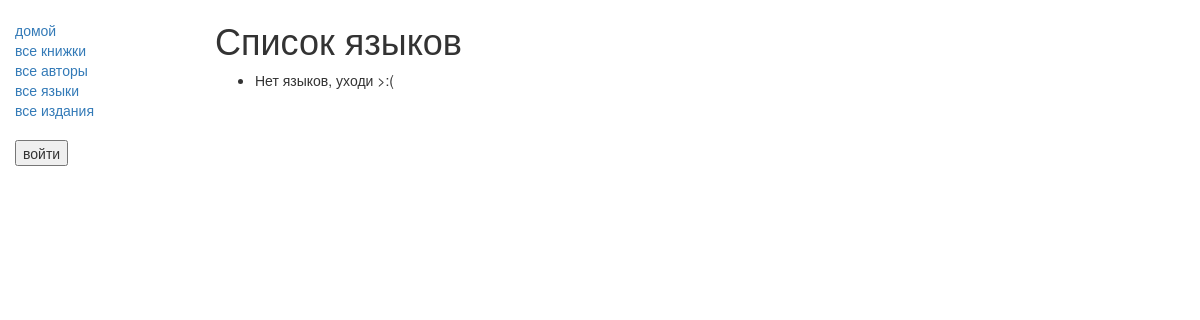
Before: /catalog/language/ with the older database file.
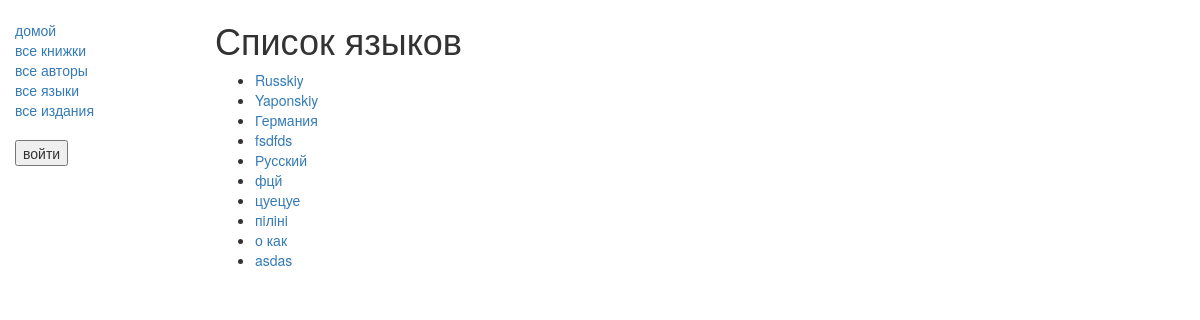
After: the same page with the newer database file.
### catalog/models.py (models this page shows)
class Language(models.Model):
    name = models.CharField(max_length=200,
                            unique=True,
                            help_text="Enter the book's natural language (e.g. English, French, Japanese etc.)")
    def get_absolute_url(self):
        return reverse('language-detail', args=[str(self.id)])
    def __str__(self):
        return self.name

### catalog/views.py (the view)
# urls.py: path('language/', views.LanguageListView.as_view(), name='languages'),
class LanguageListView(generic.ListView):
    model = Language

### catalog/templates/catalog/language_list.html
{% extends "base_generic.html" %}
{% block content %}
<h1>Список языков</h1>
<ul>
  {% for language in language_list %}
  <li>
    <a href="{{ language.get_absolute_url }}">{{ language }}</a>
  </li>
  {% empty %}
  <li>Нет языков, уходи >:(</li>
  {% endfor %}
</ul>
{% endblock %}

Changed rows visible on the page:
added Language: name "Russkiy"
added Language: name "Yaponskiy"
added Language: name "Германия"
added Language: name "fsdfds"
added Language: name "Русский"
added Language: name "фцй"
added Language: name "цуецуе"
added Language: name "пiлiнi"
added Language: name "о как"
added Language: name "asdas"
Other visible differences:
text no longer shown: "Нет языков, уходи >:("
